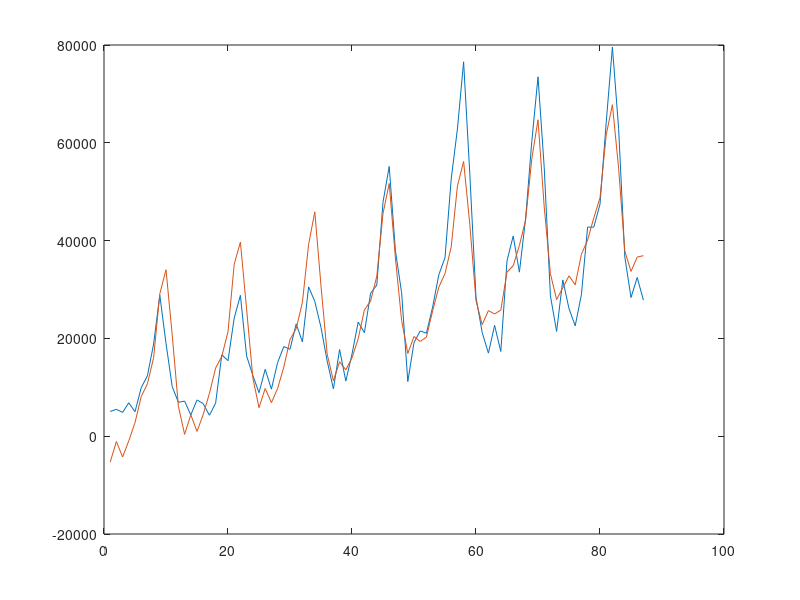

MATLAB code for this plot: (Note: this script raises an error after producing the figure.)
clear variables
clc
close all

% Load project data
project_data = load ('product_1.mat'); 
time = project_data.time;
y = project_data.y;

% 80% of project dataset is identification, 20% is validation.
y_id = y(1:87); 
y_val = y(88:109);
time_id = time(1:87);
time_val = time(88:109);

P = 12; % 12 by default (see project document)

m = 7

phi_transposed_matrix_id = zeros(length(time_id), 2 + 2 * m);

%   Building the phi transposed matrix for the identification data
for i = 1 : length(time_id)
    phi_transposed_matrix_id(i, 1) = 1;
    phi_transposed_matrix_id(i, 2) = time_id(i);
    for j = 3 : 2 : (2 * m + 1)
        phi_transposed_matrix_id(i, j) = cos(pi * (j-1) * time_id(i) / P);
        phi_transposed_matrix_id(i, j + 1) = sin(pi * (j-1) * time_id(i) / P);
    end
end

theta = phi_transposed_matrix_id \ y_id;

%   Calculating the aporiximated output
y_approximated_id = phi_transposed_matrix_id * theta;

%   Calculating the Mean Square Error for the identification data
err_squared_id = (y_id - y_approximated_id) .^ 2;
MSE_id = (1 / length(time_id)) * sum(err_squared_id);


%   Validating the data

phi_transposed_matrix_val = zeros(length(time_val), 2 + 2 * m);

%   Building the phi transposed matrix for the validation data
for i = 1 : length(time_val)
    phi_transposed_matrix_val(i, 1) = 1;
    phi_transposed_matrix_val(i, 2) = time_val(i);
    for j = 3 : 2 : (2 * m + 1)
        phi_transposed_matrix_val(i, j) = cos(pi * (j-1) * time_val(i) / P);
        phi_transposed_matrix_val(i, j + 1) = sin(pi * (j-1) * time_val(i) / P);
    end
end

%   Calculating the aporiximated output
y_approximated_val = phi_transposed_matrix_val * theta;

%   Calculating the Mean Square Error for the validation data
err_squared_val = (y_val - y_approximated_val) .^ 2;
MSE_val = (1 / length(time_val)) * sum(err_squared_val);



%   Plotting the approximated output for the identification data
figure,
plot(time_id, y_id, time_id, y_approximated_id);
title("Approximation for the identification data " + newline + "MSE = " + MSE_id),
xlabel("Time");
ylabel("Y id");
legend("Identification Data", "Approximated Data");

%   Plotting the approximated output for the valiation data
figure,
plot(time_val, y_val, time_val, y_approximated_val)
title("Approximation for the validation data"  + newline + "MSE = " + MSE_val),
xlabel("Time");
ylabel("Y val");
legend("Validation Data", "Approximated Data");

%   Plotting the MSEs as functions of m
figure,
plot(error_id)
title('MSE for identification values depending on m')
xlabel('m')
ylabel('Error values')

figure,
plot(error_val)
title('MSE for validation values depending on m')
xlabel('m')
ylabel('Error values')


